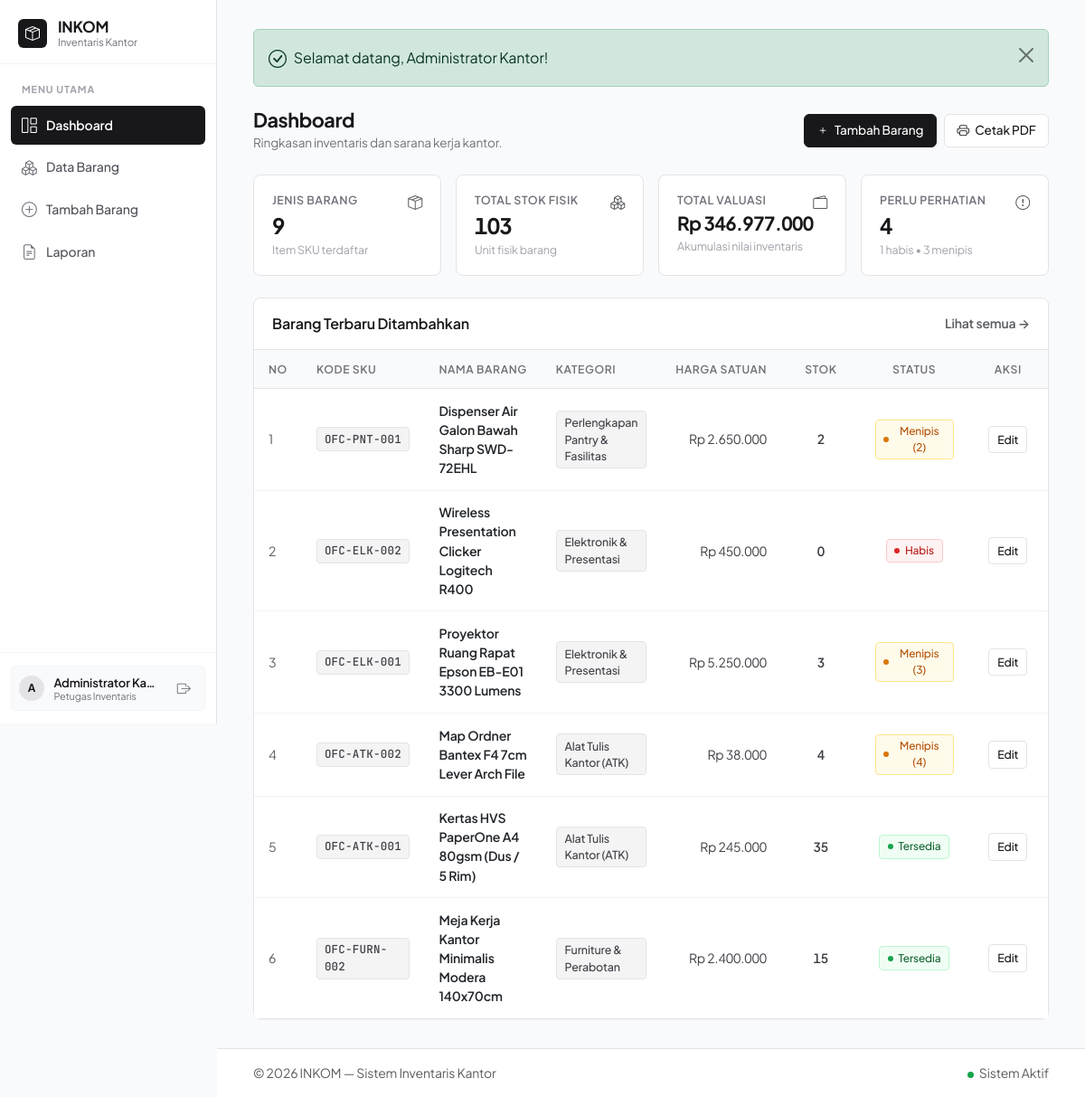
/dashboard.php (signed in), run on the app's committed database.
### tables this page shows
CREATE TABLE IF NOT EXISTS barang (
    id INT AUTO_INCREMENT PRIMARY KEY,
    kode VARCHAR(20) NOT NULL UNIQUE,
    nama VARCHAR(100) NOT NULL,
    kategori VARCHAR(50) NOT NULL,
    harga DECIMAL(12, 2) NOT NULL,
    stok INT NOT NULL,
    created_at TIMESTAMP DEFAULT CURRENT_TIMESTAMP,
    updated_at TIMESTAMP DEFAULT CURRENT_TIMESTAMP ON UPDATE CURRENT_TIMESTAMP
);

### includes/auth.php (called while the page is built, shortened)
<?php
function escape($data) {
    return htmlspecialchars($data ?? '', ENT_QUOTES, 'UTF-8');
}
function format_rupiah($angka) {
    return 'Rp ' . number_format((float)$angka, 0, ',', '.');
}
function get_flash() {
    if (isset($_SESSION['flash'])) {
        $flash = $_SESSION['flash'];
        return $flash;
    }
    return null;
}

### includes/hitung.php (called while the page is built)
<?php
function hitung_total_barang($koneksi) {
    $sql = "SELECT COUNT(*) AS total FROM barang";
    $query = mysqli_query($koneksi, $sql);
    $data = mysqli_fetch_assoc($query);
    return (int)($data['total'] ?? 0);
}
function hitung_total_stok($koneksi) {
    $sql = "SELECT COALESCE(SUM(stok), 0) AS total FROM barang";
    $query = mysqli_query($koneksi, $sql);
    $data = mysqli_fetch_assoc($query);
    return (int)($data['total'] ?? 0);
}
function hitung_total_nilai($koneksi) {
    $sql = "SELECT COALESCE(SUM(harga * stok), 0) AS total FROM barang";
    $query = mysqli_query($koneksi, $sql);
    $data = mysqli_fetch_assoc($query);
    return (float)($data['total'] ?? 0);
}

### includes/crud.php (called while the page is built, shortened)
<?php
function ambil_semua_barang($koneksi, $keyword = null) {
    if (!empty($keyword)) {
        $param = '%' . $keyword . '%';
        $stmt = mysqli_prepare($koneksi, "SELECT * FROM barang WHERE kode LIKE ? OR nama LIKE ? OR kategori LIKE ? ORDER BY id DESC");
        mysqli_stmt_bind_param($stmt, "sss", $param, $param, $param);
    } else {
        $stmt = mysqli_prepare($koneksi, "SELECT * FROM barang ORDER BY id DESC");
    }
    mysqli_stmt_execute($stmt);
    $result = mysqli_stmt_get_result($stmt);
    $data = [];
    while ($row = mysqli_fetch_assoc($result)) {
        $data[] = $row;
    }
    return $data;
}
function get_status_stok($stok) {
    if ($stok <= 0) {
        return ['class' => 'status-danger', 'label' => 'Habis'];
    } elseif ($stok <= 5) {
        return ['class' => 'status-warning', 'label' => 'Menipis (' . $stok . ')'];
    } else {
        return ['class' => 'status-safe', 'label' => 'Tersedia'];
    }
}

### dashboard.php (the view, shortened to what this page needs)
<?php
require_once __DIR__ . '/config/database.php';
require_once __DIR__ . '/includes/auth.php';
require_once __DIR__ . '/includes/hitung.php';
require_once __DIR__ . '/includes/crud.php';
$total_barang = hitung_total_barang($koneksi);
$total_stok = hitung_total_stok($koneksi);
$total_nilai = hitung_total_nilai($koneksi);
$semua_barang = ambil_semua_barang($koneksi);
$stok_menipis_count = 0;
$stok_habis_count = 0;
foreach ($semua_barang as $item) {
    if ($item['stok'] <= 0) {
        $stok_habis_count++;
    } elseif ($item['stok'] <= 5) {
        $stok_menipis_count++;
    }
}
$barang_terbaru = array_slice($semua_barang, 0, 6);
require_once __DIR__ . '/includes/header.php';
?>
<div class="d-flex flex-column flex-md-row justify-content-between align-items-md-center gap-3 mb-4">
    <div>
        <h2 class="page-header-title">Dashboard</h2>
        <p class="page-header-subtitle">Ringkasan inventaris dan sarana kerja kantor.</p>
    </div>
    <div class="d-flex gap-2">
        <a href="barang_tambah.php" class="btn btn-primary">
            <i class="bi bi-plus"></i>
            <span>Tambah Barang</span>
        </a>
        <a href="cetak_laporan.php" target="_blank" class="btn btn-outline-secondary">
            <i class="bi bi-printer"></i>
            <span>Cetak PDF</span>
        </a>
    </div>
</div>
<div class="row g-3 mb-4">
    <div class="col-sm-6 col-xl-3">
        <div class="kpi-metric-card h-100">
            <div class="d-flex justify-content-between align-items-start">
                <span class="kpi-title">Jenis Barang</span>
                <i class="bi bi-box-seam text-muted"></i>
            </div>
            <div class="kpi-number"><?= number_format($total_barang, 0, ',', '.') ?></div>
            <div class="kpi-desc">Item SKU terdaftar</div>
        </div>
    </div>
    <div class="col-sm-6 col-xl-3">
        <div class="kpi-metric-card h-100">
            <div class="d-flex justify-content-between align-items-start">
                <span class="kpi-title">Total Stok Fisik</span>
                <i class="bi bi-boxes text-muted"></i>
            </div>
            <div class="kpi-number"><?= number_format($total_stok, 0, ',', '.') ?></div>
            <div class="kpi-desc">Unit fisik barang</div>
        </div>
    </div>
    <div class="col-sm-6 col-xl-3">
        <div class="kpi-metric-card h-100">
            <div class="d-flex justify-content-between align-items-start">
                <span class="kpi-title">Total Valuasi</span>
                <i class="bi bi-wallet2 text-muted"></i>
            </div>
            <div class="kpi-number" style="font-size: 1.3rem;"><?= format_rupiah($total_nilai) ?></div>
            <div class="kpi-desc">Akumulasi nilai inventaris</div>
        </div>
    </div>
    <div class="col-sm-6 col-xl-3">
        <div class="kpi-metric-card h-100">
            <div class="d-flex justify-content-between align-items-start">
                <span class="kpi-title">Perlu Perhatian</span>
                <i class="bi bi-exclamation-circle text-muted"></i>
            </div>
            <div class="kpi-number"><?= $stok_menipis_count + $stok_habis_count ?></div>
            <div class="kpi-desc"><?= $stok_habis_count ?> habis &bull; <?= $stok_menipis_count ?> menipis</div>
        </div>
    </div>
</div>
<div class="card">
    <div class="card-header bg-white d-flex justify-content-between align-items-center py-3">
        <div class="fw-semibold">Barang Terbaru Ditambahkan</div>
        <a href="barang.php" class="small text-muted text-decoration-none">Lihat semua &rarr;</a>
    </div>
    <div class="card-body p-0">
        <div class="table-responsive">
            <table class="table clean-table align-middle">
                <thead>
                    <tr>
                        <th class="ps-3" style="width: 50px;">No</th>
                        <th style="width: 140px;">Kode SKU</th>
                        <th>Nama Barang</th>
                        <th>Kategori</th>
                        <th class="text-end">Harga Satuan</th>
                        <th class="text-center" style="width: 90px;">Stok</th>
                        <th class="text-center" style="width: 120px;">Status</th>
                        <th class="text-center pe-3" style="width: 90px;">Aksi</th>
                    </tr>
                </thead>
                <tbody>
                    <?php if (empty($barang_terbaru)): ?>
                        <tr>
                            <td colspan="8" class="text-center py-4 text-muted">
                                Belum ada data barang di sistem.
                            </td>
                        </tr>
                    <?php else: ?>
                        <?php foreach ($barang_terbaru as $index => $item):
                            $status_stok = get_status_stok((int)$item['stok']);
                        ?>
                            <tr>
                                <td class="ps-3 text-muted small"><?= $index + 1 ?></td>
                                <td>
                                    <span class="badge-sku"><?= escape($item['kode']) ?></span>
                                </td>
                                <td>
                                    <span class="fw-semibold text-dark"><?= escape($item['nama']) ?></span>
                                </td>
                                <td>
                                    <span class="badge-category-neutral"><?= escape($item['kategori']) ?></span>
                                </td>
                                <td class="text-end" style="font-variant-numeric: tabular-nums;">
                                    <?= format_rupiah($item['harga']) ?>
                                </td>
                                <td class="text-center fw-semibold" style="font-variant-numeric: tabular-nums;">
                                    <?= number_format($item['stok'], 0, ',', '.') ?>
                                </td>
                                <td class="text-center">
                                    <span class="status-pill <?= $status_stok['class'] ?>">
                                        <?= $status_stok['label'] ?>
                                    </span>
                                </td>
                                <td class="text-center pe-3">
                                    <a href="barang_edit.php?id=<?= (int)$item['id'] ?>" class="btn btn-sm btn-outline-secondary" title="Edit">
                                        Edit
                                    </a>
                                </td>
                            </tr>
                        <?php endforeach; ?>
                    <?php endif; ?>
                </tbody>
            </table>
        </div>
    </div>
</div>
<?php require_once __DIR__ . '/includes/footer.php'; ?>

### includes/header.php (shortened to what this page needs)
<?php
$is_logged_in = isset($_SESSION['user_id']);
?>
<!DOCTYPE html>
<html lang="id">
<head>
    <link rel="stylesheet" href="https://cdn.jsdelivr.net/npm/bootstrap-icons@1.11.3/font/bootstrap-icons.min.css">
    <link rel="stylesheet" href="assets/css/bootstrap.min.css">
    <link rel="stylesheet" href="assets/css/style.css">
</head>
<body class="<?= $is_logged_in ? 'app-has-sidebar' : 'app-guest' ?>">
<?php if ($is_logged_in): ?>
    <div class="sidebar-wrapper">
        <?php require_once __DIR__ . '/sidebar.php'; ?>
        <div class="main-content-wrapper">
            <main class="app-main-content">
                <?php
                $flash = get_flash();
                if ($flash):
                    $alert_icon = 'bi-info-circle';
                    if ($flash['tipe'] === 'success') $alert_icon = 'bi-check-circle';
                ?>
                    <div class="alert alert-<?= escape($flash['tipe']) ?> alert-dismissible fade show d-flex align-items-center gap-2 mb-4 shadow-none" role="alert">
                        <i class="bi <?= $alert_icon ?> fs-5"></i>
                        <div class="flex-grow-1"><?= escape($flash['pesan']) ?></div>
                        <button type="button" class="btn-close" data-bs-dismiss="alert" aria-label="Close"></button>
                    </div>
                <?php endif; ?>
<?php endif; ?>

### includes/sidebar.php
<?php
$current_page = basename($_SERVER['PHP_SELF']);
$user_display_name = $_SESSION['user_nama'] ?? $_SESSION['username'] ?? 'User';
$user_role = 'Petugas Inventaris';
$user_initial = strtoupper(substr($user_display_name, 0, 1));
?>
<aside class="app-sidebar" id="appSidebar">
    <div class="sidebar-brand">
        <a href="dashboard.php" class="brand-link">
            <div class="brand-logo-icon">
                <i class="bi bi-box-seam"></i>
            </div>
            <div class="brand-info">
                <span class="brand-name">INKOM</span>
                <span class="brand-sub">Inventaris Kantor</span>
            </div>
        </a>
    </div>
    <div class="sidebar-menu-wrapper">
        <div class="sidebar-section-title">Menu Utama</div>
        <ul class="sidebar-nav">
            <li class="sidebar-nav-item">
                <a href="dashboard.php" class="sidebar-nav-link <?= ($current_page === 'dashboard.php') ? 'active' : '' ?>">
                    <i class="bi bi-grid-1x2"></i>
                    <span>Dashboard</span>
                </a>
            </li>
            <li class="sidebar-nav-item">
                <a href="barang.php" class="sidebar-nav-link <?= in_array($current_page, ['barang.php', 'barang_edit.php']) ? 'active' : '' ?>">
                    <i class="bi bi-boxes"></i>
                    <span>Data Barang</span>
                </a>
            </li>
            <li class="sidebar-nav-item">
                <a href="barang_tambah.php" class="sidebar-nav-link <?= ($current_page === 'barang_tambah.php') ? 'active' : '' ?>">
                    <i class="bi bi-plus-circle"></i>
                    <span>Tambah Barang</span>
                </a>
            </li>
            <li class="sidebar-nav-item">
                <a href="laporan.php" class="sidebar-nav-link <?= ($current_page === 'laporan.php') ? 'active' : '' ?>">
                    <i class="bi bi-file-earmark-text"></i>
                    <span>Laporan</span>
                </a>
            </li>
        </ul>
    </div>
    <div class="sidebar-footer">
        <div class="sidebar-user-card">
            <div class="sidebar-user-avatar"><?= $user_initial ?></div>
            <div class="sidebar-user-info">
                <span class="sidebar-user-name" title="<?= escape($user_display_name) ?>"><?= escape($user_display_name) ?></span>
                <span class="sidebar-user-role"><?= $user_role ?></span>
            </div>
            <a href="logout.php" class="sidebar-logout-btn" title="Keluar dari sistem">
                <i class="bi bi-box-arrow-right"></i>
            </a>
        </div>
    </div>
</aside>

### includes/footer.php (shortened to what this page needs)
<?php if (isset($_SESSION['user_id'])): ?>
            </main>
            <footer class="app-footer">
                <div class="d-flex justify-content-between align-items-center flex-wrap gap-2">
                    <div class="text-muted small">
                        &copy; <?= date('Y') ?> INKOM &mdash; Sistem Inventaris Kantor
                    </div>
                    <div class="text-muted small">
                        <span class="status-indicator-dot"></span> Sistem Aktif
                    </div>
                </div>
            </footer>
        </div>
    </div>
<?php else: ?>
        </div>
    </main>
<?php endif; ?>
</body>
</html>

### data on the page
barang: kode "OFC-PNT-001", nama "Dispenser Air Galon Bawah Sharp SWD-72EHL", kategori "Perlengkapan Pantry & Fasilitas", harga "Rp 2.650.000", stok "2", stok "Menipis (2)"
barang: kode "OFC-ELK-002", nama "Wireless Presentation Clicker Logitech R400", kategori "Elektronik & Presentasi", harga "Rp 450.000", stok "0", stok "Habis"
barang: kode "OFC-ELK-001", nama "Proyektor Ruang Rapat Epson EB-E01 3300 Lumens", kategori "Elektronik & Presentasi", harga "Rp 5.250.000", stok "3", stok "Menipis (3)"
barang: kode "OFC-ATK-002", nama "Map Ordner Bantex F4 7cm Lever Arch File", kategori "Alat Tulis Kantor (ATK)", harga "Rp 38.000", stok "4", stok "Menipis (4)"
barang: kode "OFC-ATK-001", nama "Kertas HVS PaperOne A4 80gsm (Dus / 5 Rim)", kategori "Alat Tulis Kantor (ATK)", harga "Rp 245.000", stok "35", stok "Tersedia"
barang: kode "OFC-FURN-002", nama "Meja Kerja Kantor Minimalis Modera 140x70cm", kategori "Furniture & Perabotan", harga "Rp 2.400.000", stok "15", stok "Tersedia"

### other printed values
$user_initial "A"
$user_display_name "Administrator Ka…"
$user_role "Petugas Inventaris"
$flash['pesan'] "Selamat datang, Administrator Kantor!"
$total_barang "9"
$total_stok "103"
format_rupiah($total_nilai) "Rp 346.977.000"
$stok_menipis_count + $stok_habis_count "4"
$stok_habis_count "1"
$stok_menipis_count "3"
